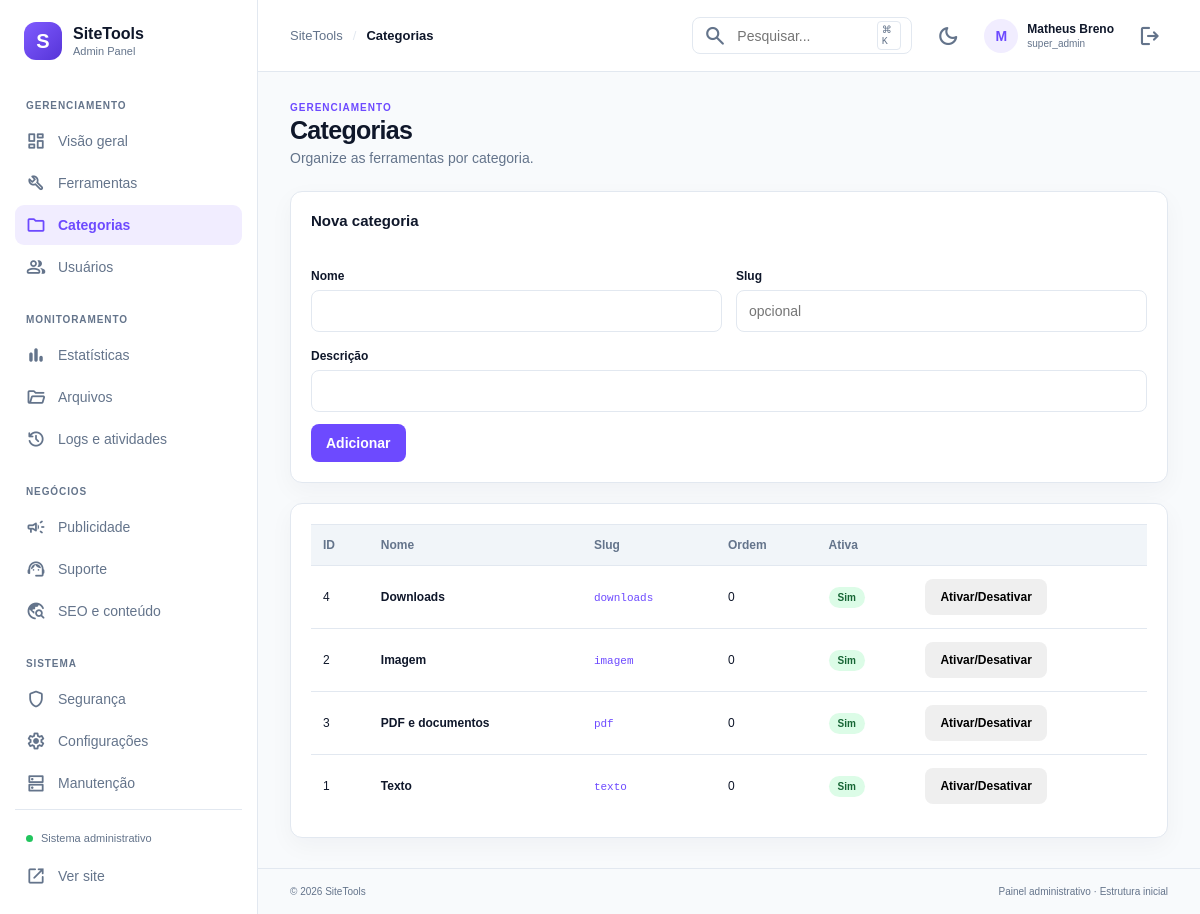
The app's page /admin/index.php?page=categories (signed in), older data.
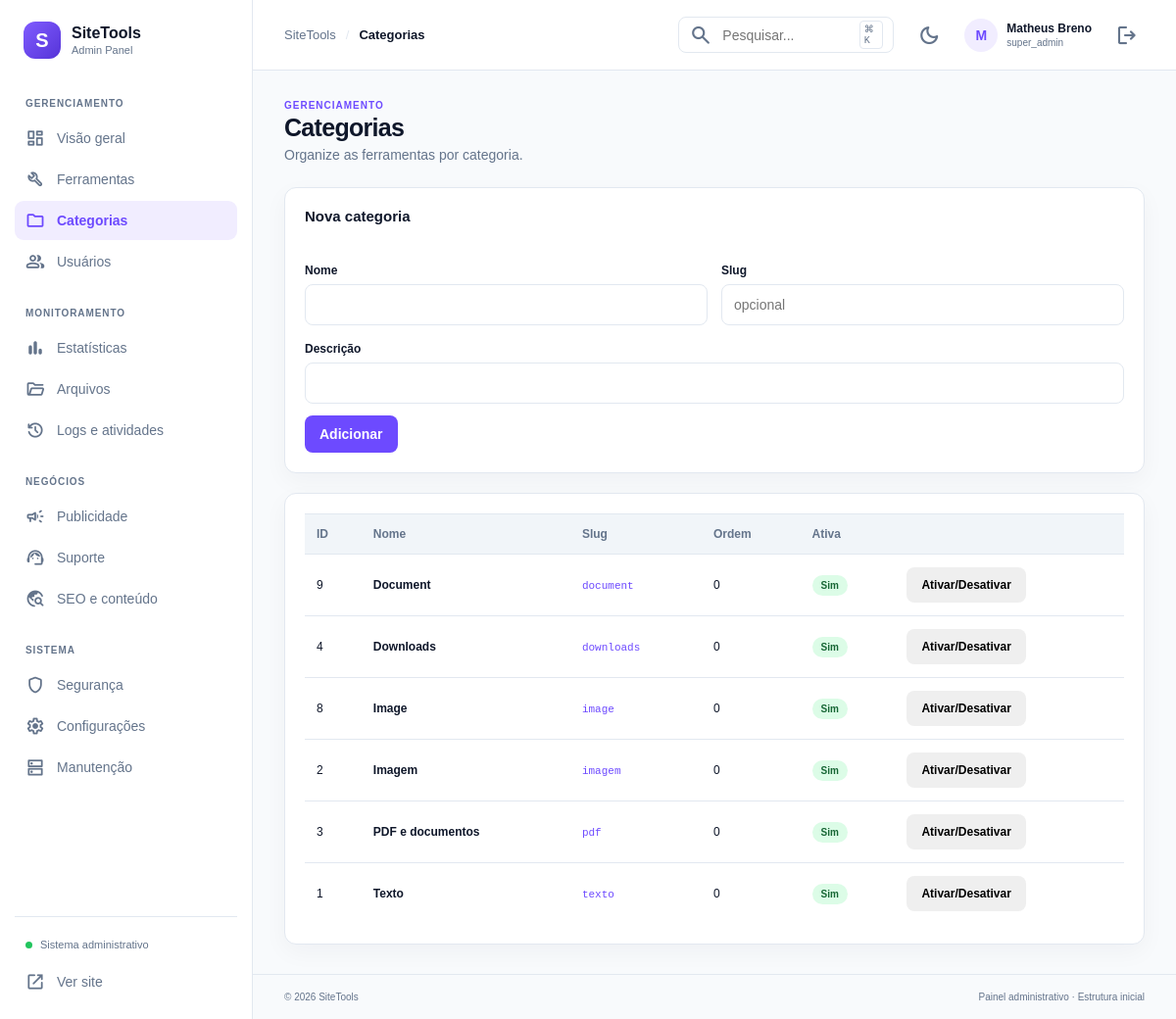
The same page, newer data.
### tables this page shows
CREATE TABLE IF NOT EXISTS `categories` (
  `id` bigint UNSIGNED NOT NULL AUTO_INCREMENT,
  `name` varchar(120) NOT NULL,
  `slug` varchar(150) NOT NULL,
  `description` text,
  `icon` varchar(100) DEFAULT NULL,
  `sort_order` int NOT NULL DEFAULT '0',
  `is_active` tinyint(1) NOT NULL DEFAULT '1',
  `created_at` datetime NOT NULL DEFAULT CURRENT_TIMESTAMP,
  `updated_at` datetime DEFAULT NULL ON UPDATE CURRENT_TIMESTAMP,
  PRIMARY KEY (`id`),
  UNIQUE KEY `slug` (`slug`)
);

### admin/includes/helpers.php (called while the page is built, shortened)
<?php
function e(?string $value): string
{
    return htmlspecialchars($value ?? '', ENT_QUOTES | ENT_SUBSTITUTE, 'UTF-8');
}
function admin_url(string $path = ''): string
{
    return rtrim(BASE_URL, '/') . '/admin/' . ltrim($path, '/');
}
function db(): PDO
{
    global $pdo;
    return $pdo;
}

### admin/includes/auth.php (called while the page is built, shortened)
<?php
function current_admin(): array
{
    return $_SESSION['admin'] ?? [];
}

### admin/pages/categories.php (the view, shortened to what this page needs)
<?php
$cats = [];
try {
    $cats = db()->query('SELECT * FROM categories ORDER BY sort_order ASC, name ASC')->fetchAll();
} catch (Throwable) {
    $error = true;
}
?>
<div class="page-heading">
    <div>
        <p class="eyebrow">GERENCIAMENTO</p>
        <h1>Categorias</h1>
        <p class="muted">Organize as ferramentas por categoria.</p>
    </div>
</div>
<div class="panel" style="margin-bottom:20px;">
    <div class="panel-heading"><div><h2>Nova categoria</h2></div></div>
    <form method="post" class="admin-form">
        <div class="form-row">
            <div>
                <label class="field-label">Nome</label>
                <input class="form-control" name="name" required>
            </div>
            <div>
                <label class="field-label">Slug</label>
                <input class="form-control" name="slug" placeholder="opcional">
            </div>
        </div>
        <label class="field-label">Descrição</label>
        <input class="form-control" name="description">
        <button class="button button-primary" type="submit" style="margin-top:12px;">Adicionar</button>
    </form>
</div>
<div class="panel">
    <div class="table-wrap">
        <table>
            <thead><tr><th>ID</th><th>Nome</th><th>Slug</th><th>Ordem</th><th>Ativa</th><th></th></tr></thead>
            <tbody>
            <?php foreach ($cats as $c): ?>
                <tr>
                    <td><?= (int) $c['id'] ?></td>
                    <td><strong><?= e($c['name']) ?></strong></td>
                    <td><code><?= e($c['slug']) ?></code></td>
                    <td><?= (int) ($c['sort_order'] ?? 0) ?></td>
                    <td><span class="status-badge <?= (int) $c['is_active'] === 1 ? 'status-active' : 'status-inactive' ?>"><?= (int) $c['is_active'] === 1 ? 'Sim' : 'Não' ?></span></td>
                    <td>
                        <form method="post" style="display:inline">
                            <button class="button" type="submit">Ativar/Desativar</button>
                        </form>
                    </td>
                </tr>
            <?php endforeach; ?>
            </tbody>
        </table>
    </div>
</div>

### admin/index.php (shortened to what this page needs)
<?php
$allowedPages = [
    'dashboard' => 'dashboard.php',
    'tools' => 'tools.php',
    'categories' => 'categories.php',
    'users' => 'users.php',
    'analytics' => 'analytics.php',
    'files' => 'files.php',
    'logs' => 'logs.php',
    'advertisements' => 'advertisements.php',
    'support' => 'support.php',
    'seo' => 'seo.php',
    'security' => 'security.php',
    'settings' => 'settings.php',
    'maintenance' => 'maintenance.php',
];
$page = $_GET['page'] ?? 'dashboard';
?>
<!doctype html>
<html lang="pt-BR">
<head>
    <link rel="stylesheet" href="<?= e(admin_url('assets/css/admin.css')) ?>">
    <link rel="stylesheet" href="<?= e(admin_url('assets/css/components.css')) ?>">
    <link rel="stylesheet" href="<?= e(admin_url('assets/css/responsive.css')) ?>">
    <link rel="stylesheet" href="<?= e(admin_url('assets/css/dashboard-extra.css')) ?>">
</head>
<body>
<div class="admin-shell">
    <?php require __DIR__ . '/includes/sidebar.php'; ?>
    <div class="main-area">
        <?php
        $pageTitle = [
            'dashboard'=>'Visão geral','tools'=>'Ferramentas','categories'=>'Categorias','users'=>'Usuários',
            'analytics'=>'Estatísticas','files'=>'Arquivos','logs'=>'Logs e atividades',
            'advertisements'=>'Publicidade','support'=>'Suporte','seo'=>'SEO e conteúdo',
            'security'=>'Segurança','settings'=>'Configurações','maintenance'=>'Manutenção'
        ][$page];
        require __DIR__ . '/includes/header.php';
        ?>
        <main class="content">
            <?php require __DIR__ . '/pages/' . $allowedPages[$page]; ?>
        </main>
        <?php require __DIR__ . '/includes/footer.php'; ?>
    </div>
</div>
</body>
</html>

### admin/includes/sidebar.php
<?php
$currentPage = $_GET['page'] ?? 'dashboard';
$groups = [
    'GERENCIAMENTO' => [
        ['dashboard', 'Visão geral', 'dashboard'],
        ['tools', 'Ferramentas', 'build'],
        ['categories', 'Categorias', 'folder'],
        ['users', 'Usuários', 'group'],
    ],
    'MONITORAMENTO' => [
        ['analytics', 'Estatísticas', 'bar_chart'],
        ['files', 'Arquivos', 'folder_open'],
        ['logs', 'Logs e atividades', 'history'],
    ],
    'NEGÓCIOS' => [
        ['advertisements', 'Publicidade', 'campaign'],
        ['support', 'Suporte', 'support_agent'],
        ['seo', 'SEO e conteúdo', 'travel_explore'],
    ],
    'SISTEMA' => [
        ['security', 'Segurança', 'shield'],
        ['settings', 'Configurações', 'settings'],
        ['maintenance', 'Manutenção', 'dns'],
    ],
];
?>
<aside class="sidebar" id="sidebar">
    <a class="brand" href="<?= e(admin_url('index.php?page=dashboard')) ?>">
        <span class="brand-mark">S</span>
        <span><strong>SiteTools</strong><small>Admin Panel</small></span>
    </a>
    <nav class="side-nav" aria-label="Navegação administrativa">
        <?php foreach ($groups as $groupName => $items): ?>
            <div class="nav-group">
                <div class="nav-label"><?= e($groupName) ?></div>
                <?php foreach ($items as [$slug, $label, $icon]): ?>
                    <a class="nav-link <?= $currentPage === $slug ? 'active' : '' ?>"
                       href="<?= e(admin_url('index.php?page=' . $slug)) ?>">
                        <span class="material-symbols-rounded" aria-hidden="true"><?= e($icon) ?></span>
                        <span><?= e($label) ?></span>
                    </a>
                <?php endforeach; ?>
            </div>
        <?php endforeach; ?>
    </nav>
    <div class="sidebar-bottom">
        <div class="sidebar-status"><span class="status-dot"></span> Sistema administrativo</div>
        <a class="nav-link" href="<?= e(rtrim((string) BASE_URL, '/') . '/') ?>" target="_blank" rel="noopener">
            <span class="material-symbols-rounded" aria-hidden="true">open_in_new</span>
            <span>Ver site</span>
        </a>
    </div>
</aside>

### admin/includes/header.php (shortened to what this page needs)
<?php
$pageTitle = $pageTitle ?? 'Dashboard';
$admin = current_admin();
?>
<header class="topbar">
    <div class="topbar-left">
        <div class="breadcrumb"><span>SiteTools</span><span class="breadcrumb-separator">/</span><strong><?= e($pageTitle) ?></strong></div>
    </div>
    <div class="topbar-actions">
        <label class="global-search">
            <span class="material-symbols-rounded">search</span>
            <input type="search" placeholder="Pesquisar..." aria-label="Pesquisar">
            <kbd>⌘ K</kbd>
        </label>
        <button class="icon-button" id="themeToggle" aria-label="Alternar tema">
            <span class="material-symbols-rounded">dark_mode</span>
        </button>
        <div class="admin-profile">
            <div class="avatar"><?= e(mb_strtoupper(mb_substr($admin['name'] ?? 'A', 0, 1))) ?></div>
            <div class="profile-copy"><strong><?= e($admin['name'] ?? 'Administrador') ?></strong><small><?= e($admin['role'] ?? 'admin') ?></small></div>
        </div>
        <a class="icon-button" href="<?= e(admin_url('logout.php')) ?>" title="Sair" aria-label="Sair">
            <span class="material-symbols-rounded">logout</span>
        </a>
    </div>
</header>

### admin/includes/footer.php
<footer class="admin-footer">
    <span>© <?= date('Y') ?> SiteTools</span>
    <span>Painel administrativo · Estrutura inicial</span>
</footer>

### admin/assets/css/components.css (style rules this page uses)
.form-row { display:grid;grid-template-columns:repeat(2,minmax(0,1fr));gap:14px }

Row changes from the older to the newer data that the page shows:
added categories: id "9", name "Document", slug "document", sort_order "0", is_active "Sim"
added categories: id "8", name "Image", slug "image", sort_order "0", is_active "Sim"
